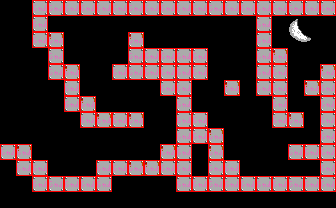

The image is a tile-based game level rendered from a .tmx file. Its description and complete source (layers, tilesets, objects, tile grids) follow:
An orthogonal 21x13 tile map with 16x16 px tiles, 2 tile layers (bg, col), 2 tilesets and 3 objects (3x seeker).

<map version="1.5" tiledversion="1.5.0" orientation="orthogonal" renderorder="right-down" width="21" height="13" tilewidth="16" tileheight="16" infinite="0" nextlayerid="4" nextobjectid="14">
 <tileset firstgid="1" source="tileset.tsx" />
 <tileset firstgid="241" source="obj.tsx" />
 <layer id="1" name="bg" width="21" height="13">
  <data encoding="csv">
18,18,80,80,80,80,80,80,80,80,80,80,80,80,80,80,80,80,80,80,80,
18,18,80,18,18,18,18,18,18,18,18,18,18,18,18,18,80,18,19,20,18,
18,18,80,100,18,18,18,18,100,18,18,18,18,18,18,18,80,18,39,40,18,
18,18,18,80,18,18,18,18,80,80,80,80,80,18,18,18,80,100,18,18,18,
18,18,18,80,100,18,18,80,80,80,80,80,80,18,18,18,80,80,18,18,100,
18,18,18,18,80,18,18,18,18,18,80,80,18,18,100,18,80,80,18,100,80,
18,18,18,18,80,100,18,18,18,18,18,80,18,18,18,18,18,80,18,18,80,
18,18,18,18,18,80,100,80,100,18,18,80,80,18,18,18,18,80,100,18,80,
18,18,18,18,18,18,18,18,18,18,18,80,80,100,18,18,18,18,18,18,80,
80,100,18,18,18,18,18,18,18,18,100,80,18,100,18,18,18,18,80,80,80,
18,80,80,18,18,18,80,80,100,100,80,80,18,80,80,18,18,18,18,18,80,
18,18,80,80,80,80,80,18,18,18,18,80,80,80,80,80,80,80,80,80,80,
18,18,18,18,18,18,18,18,18,18,18,18,18,18,18,18,18,18,18,18,18
</data>
 </layer>
 <layer id="2" name="col" width="21" height="13">
  <data encoding="csv">
241,241,242,242,242,242,242,242,242,242,242,242,242,242,242,242,242,242,242,242,242,
241,241,242,241,241,241,241,241,241,241,241,241,241,241,241,241,242,241,241,241,241,
241,241,242,242,241,241,241,241,242,241,241,241,241,241,241,241,242,241,241,241,241,
241,241,241,242,241,241,241,241,242,242,242,242,242,241,241,241,242,242,241,241,241,
241,241,241,242,242,241,241,242,242,242,242,242,242,241,241,241,242,242,241,241,242,
241,241,241,241,242,241,241,241,241,241,242,242,241,241,242,241,242,242,241,242,242,
241,241,241,241,242,242,241,241,241,241,241,242,241,241,241,241,241,242,241,241,242,
241,241,241,241,241,242,242,242,242,241,241,242,242,241,241,241,241,242,242,241,242,
241,241,241,241,241,241,241,241,241,241,241,242,242,242,241,241,241,241,241,241,242,
242,242,241,241,241,241,241,241,241,241,242,242,241,242,241,241,241,241,242,242,242,
241,242,242,241,241,241,242,242,242,242,242,242,241,242,242,241,241,241,241,241,242,
241,241,242,242,242,242,242,241,241,241,241,242,242,242,242,242,242,242,242,242,242,
241,241,241,241,241,241,241,241,241,241,241,241,241,241,241,241,241,241,241,241,241
</data>
 </layer>
 <objectgroup id="3" name="obj">
  <object id="11" name="Seeker Enemy" type="seeker" x="48.256" y="159.825" width="47.267" height="15.8341" />
  <object id="12" name="Seeker Enemy" type="seeker" x="240.265" y="159.825" width="79.4201" height="15.8341" />
  <object id="13" name="Seeker Enemy" type="seeker" x="144.412" y="31.8193" width="63.3436" height="15.8341" />
 </objectgroup>
</map>
